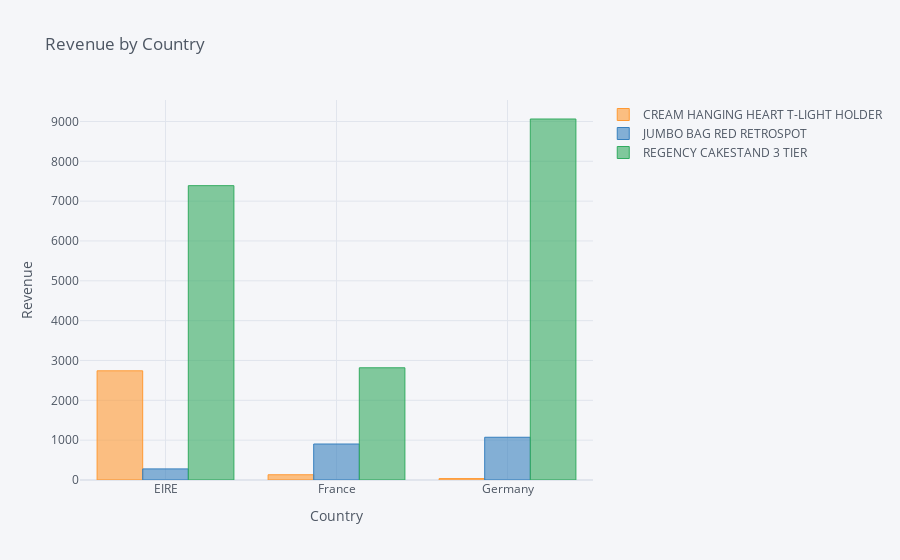

The cell this chart's notebook holds for it:
### Markdown cell above
## 4. Create a set of interactive histograms showing the distributions of quantity per invoice for the following countries: EIRE, Germany, France, and Netherlands.

### Code cell
prod_lst=['JUMBO BAG RED RETROSPOT', 
          'CREAM HANGING HEART T-LIGHT HOLDER',
          'REGENCY CAKESTAND 3 TIER']

country_lst=['EIRE', 'Germany', 'France']

data=df.loc[df.Description.isin(prod_lst)]
data=data.loc[data.Country.isin(country_lst)]



data=data.pivot_table(values='Revenue', 
                      columns='Description',
                      index='Country', 
                      aggfunc='sum')

data.reset_index(inplace=True)


data.iplot(kind='bar', 
           x='Country', 
           title='Revenue by Country',
           xTitle='Country', 
           yTitle='Revenue')

### Figure 1 — Plotly figure (JSON) as saved in the notebook; plotly's stock layout.template omitted (floating-point values rounded to 4 significant figures)
{"data": [{"marker": {"color": "rgba(255, 153, 51, 0.6)", "line": {"color": "rgba(255, 153, 51, 1.0)", "width": 1}}, "name": "CREAM HANGING HEART T-LIGHT HOLDER", "orientation": "v", "text": "", "type": "bar", "x": ["EIRE", "France", "Germany"], "y": [2741.0, 131.8, 35.4]}, {"marker": {"color": "rgba(55, 128, 191, 0.6)", "line": {"color": "rgba(55, 128, 191, 1.0)", "width": 1}}, "name": "JUMBO BAG RED RETROSPOT", "orientation": "v", "text": "", "type": "bar", "x": ["EIRE", "France", "Germany"], "y": [278.7, 903.4, 1073.0]}, {"marker": {"color": "rgba(50, 171, 96, 0.6)", "line": {"color": "rgba(50, 171, 96, 1.0)", "width": 1}}, "name": "REGENCY CAKESTAND 3 TIER", "orientation": "v", "text": "", "type": "bar", "x": ["EIRE", "France", "Germany"], "y": [7389.0, 2817.0, 9062.0]}], "layout": {"legend": {"bgcolor": "#F5F6F9", "font": {"color": "#4D5663"}}, "paper_bgcolor": "#F5F6F9", "plot_bgcolor": "#F5F6F9", "title": {"font": {"color": "#4D5663"}, "text": "Revenue by Country"}, "xaxis": {"gridcolor": "#E1E5ED", "showgrid": true, "tickfont": {"color": "#4D5663"}, "title": {"font": {"color": "#4D5663"}, "text": "Country"}, "zerolinecolor": "#E1E5ED"}, "yaxis": {"gridcolor": "#E1E5ED", "showgrid": true, "tickfont": {"color": "#4D5663"}, "title": {"font": {"color": "#4D5663"}, "text": "Revenue"}, "zerolinecolor": "#E1E5ED"}}}
